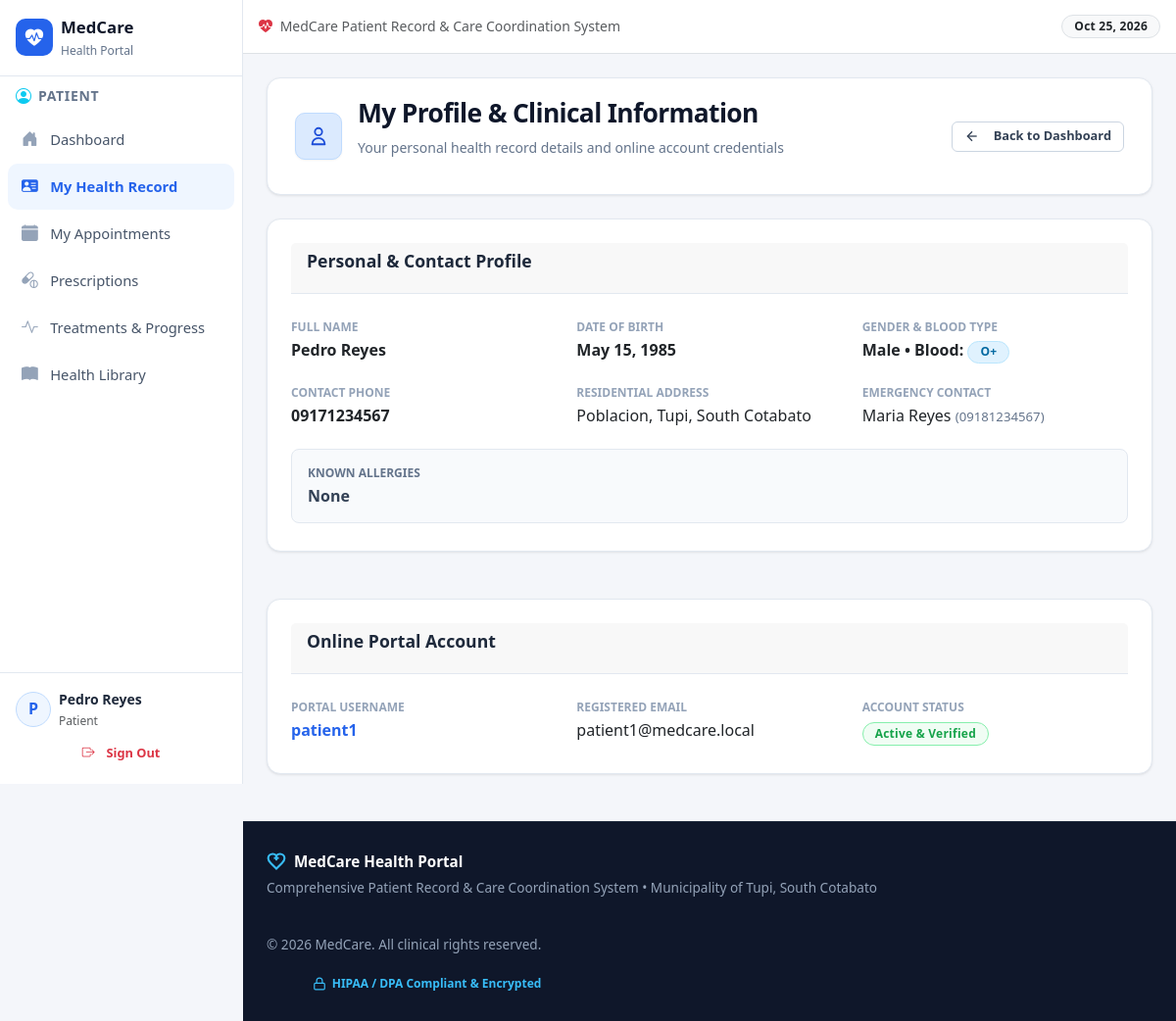
The app's page /pages/patient/my_info.php (signed in) with its own data.
### tables this page shows
CREATE TABLE IF NOT EXISTS `patients` (
  `patient_id` int NOT NULL AUTO_INCREMENT,
  `user_id` int DEFAULT NULL,
  `first_name` varchar(50) NOT NULL,
  `last_name` varchar(50) NOT NULL,
  `date_of_birth` date DEFAULT NULL,
  `gender` enum('male','female','other') DEFAULT NULL,
  `contact_number` varchar(20) DEFAULT NULL,
  `address` text,
  `emergency_contact_name` varchar(100) DEFAULT NULL,
  `emergency_contact_number` varchar(20) DEFAULT NULL,
  `blood_type` varchar(5) DEFAULT NULL,
  `allergies` text,
  `created_at` timestamp NULL DEFAULT CURRENT_TIMESTAMP,
  `updated_at` timestamp NULL DEFAULT CURRENT_TIMESTAMP ON UPDATE CURRENT_TIMESTAMP,
  PRIMARY KEY (`patient_id`),
  UNIQUE KEY `user_id` (`user_id`),
  KEY `idx_name` (`last_name`,`first_name`)
);

CREATE TABLE IF NOT EXISTS `users` (
  `user_id` int NOT NULL AUTO_INCREMENT,
  `username` varchar(50) NOT NULL,
  `password` varchar(255) NOT NULL,
  `role` enum('doctor','staff','patient') NOT NULL,
  `email` varchar(100) DEFAULT NULL,
  `full_name` varchar(100) NOT NULL,
  `is_active` tinyint(1) DEFAULT '1',
  `created_at` timestamp NULL DEFAULT CURRENT_TIMESTAMP,
  `updated_at` timestamp NULL DEFAULT CURRENT_TIMESTAMP ON UPDATE CURRENT_TIMESTAMP,
  PRIMARY KEY (`user_id`),
  UNIQUE KEY `username` (`username`),
  KEY `idx_role` (`role`),
  KEY `idx_username` (`username`)
);

### pages/patient/my_info.php (the view, shortened to what this page needs)
<?php
require_once __DIR__ . '/../../includes/header.php';
$database = new Database();
$conn = $database->getConnection();
$user_id = $_SESSION['user_id'];
$query = "SELECT patient_id FROM patients WHERE user_id = ?";
$stmt = $conn->prepare($query);
$stmt->execute([$user_id]);
$patient = $stmt->fetch();
$patient_id = $patient['patient_id'];
$query = "SELECT p.*, u.email, u.username FROM patients p LEFT JOIN users u ON p.user_id = u.user_id WHERE p.patient_id = ?";
$stmt = $conn->prepare($query);
$stmt->execute([$patient_id]);
$patient_info = $stmt->fetch();
?>
<div class="page-container">
    <div class="page-header">
        <div class="page-header-content">
            <div class="page-title-group">
                <div class="page-title-icon patient">
                    <svg xmlns="http://www.w3.org/2000/svg" width="22" height="22" fill="none" viewBox="0 0 24 24" stroke="currentColor" stroke-width="2">
                        <path stroke-linecap="round" stroke-linejoin="round" d="M16 7a4 4 0 11-8 0 4 4 0 018 0zM12 14a7 7 0 00-7 7h14a7 7 0 00-7-7z" />
                    </svg>
                </div>
                <div>
                    <h1 class="page-title">My Profile & Clinical Information</h1>
                    <p class="page-subtitle">Your personal health record details and online account credentials</p>
                </div>
            </div>
            <div class="page-header-actions">
                <a href="<?php echo BASE_URL; ?>/pages/patient/dashboard.php" class="btn btn-outline btn-sm">
                    <svg viewBox="0 0 24 24" width="16" height="16" fill="none" stroke="currentColor" stroke-width="2" style="margin-right:6px;vertical-align:-3px"><line x1="19" y1="12" x2="5" y2="12"></line><polyline points="12 19 5 12 12 5"></polyline></svg>
                    Back to Dashboard
                </a>
            </div>
        </div>
    </div>
    <div class="card">
        <div class="card-header">
            <h3>Personal & Contact Profile</h3>
        </div>
        <div class="card-body">
            <div style="display:grid; grid-template-columns:repeat(auto-fit, minmax(220px, 1fr)); gap:1.25rem;">
                <div>
                    <div style="font-size:0.75rem; text-transform:uppercase; font-weight:700; color:var(--slate-400);">Full Name</div>
                    <div style="font-weight:600; font-size:1rem; margin-top:2px;"><?php echo htmlspecialchars($patient_info['first_name'] . ' ' . $patient_info['last_name']); ?></div>
                </div>
                <div>
                    <div style="font-size:0.75rem; text-transform:uppercase; font-weight:700; color:var(--slate-400);">Date of Birth</div>
                    <div style="font-weight:600; margin-top:2px;">
                        <?php echo $patient_info['date_of_birth'] ? date('M d, Y', strtotime($patient_info['date_of_birth'])) : 'N/A'; ?>
                    </div>
                </div>
                <div>
                    <div style="font-size:0.75rem; text-transform:uppercase; font-weight:700; color:var(--slate-400);">Gender & Blood Type</div>
                    <div style="font-weight:600; margin-top:2px;"><?php echo ucfirst($patient_info['gender'] ?? ''); ?> • Blood: <span class="badge badge-info"><?php echo htmlspecialchars($patient_info['blood_type'] ?? 'N/A'); ?></span></div>
                </div>
                <div>
                    <div style="font-size:0.75rem; text-transform:uppercase; font-weight:700; color:var(--slate-400);">Contact Phone</div>
                    <div style="font-weight:600; margin-top:2px;"><?php echo htmlspecialchars($patient_info['contact_number'] ?? ''); ?></div>
                </div>
                <div>
                    <div style="font-size:0.75rem; text-transform:uppercase; font-weight:700; color:var(--slate-400);">Residential Address</div>
                    <div style="font-weight:500; margin-top:2px;"><?php echo htmlspecialchars($patient_info['address'] ?? 'Not provided'); ?></div>
                </div>
                <div>
                    <div style="font-size:0.75rem; text-transform:uppercase; font-weight:700; color:var(--slate-400);">Emergency Contact</div>
                    <div style="font-weight:500; margin-top:2px;">
                        <?php echo htmlspecialchars($patient_info['emergency_contact_name'] ?? 'N/A'); ?>
                        <?php if (!empty($patient_info['emergency_contact_number'])): ?>
                            <span style="color:var(--slate-500); font-size:0.825rem;">(<?php echo htmlspecialchars($patient_info['emergency_contact_number'] ?? ''); ?>)</span>
                        <?php endif; ?>
                    </div>
                </div>
                <div style="grid-column: 1 / -1; background:var(--slate-50); padding:0.85rem 1rem; border-radius:8px; border:1px solid var(--slate-200);">
                    <div style="font-size:0.75rem; text-transform:uppercase; font-weight:700; color:var(--slate-500);">Known Allergies</div>
                    <div style="font-weight:600; color:<?php echo !empty($patient_info['allergies']) && strtolower($patient_info['allergies']) !== 'none' ? 'var(--danger)' : 'var(--slate-700)'; ?>; margin-top:2px;">
                        <?php echo htmlspecialchars($patient_info['allergies'] ?? 'None Reported'); ?>
                    </div>
                </div>
            </div>
        </div>
    </div>
    <div class="card">
        <div class="card-header">
            <h3>Online Portal Account</h3>
        </div>
        <div class="card-body">
            <div style="display:grid; grid-template-columns:repeat(auto-fit, minmax(220px, 1fr)); gap:1.25rem;">
                <div>
                    <div style="font-size:0.75rem; text-transform:uppercase; font-weight:700; color:var(--slate-400);">Portal Username</div>
                    <div style="font-weight:600; font-size:1rem; margin-top:2px; color:var(--primary);"><?php echo htmlspecialchars($_SESSION['username'] ?? ($patient_info['username'] ?? 'N/A')); ?></div>
                </div>
                <div>
                    <div style="font-size:0.75rem; text-transform:uppercase; font-weight:700; color:var(--slate-400);">Registered Email</div>
                    <div style="font-weight:500; margin-top:2px;"><?php echo htmlspecialchars($patient_info['email'] ?? $_SESSION['email'] ?? 'Not provided'); ?></div>
                </div>
                <div>
                    <div style="font-size:0.75rem; text-transform:uppercase; font-weight:700; color:var(--slate-400);">Account Status</div>
                    <div style="margin-top:4px;"><span class="badge badge-success">Active & Verified</span></div>
                </div>
            </div>
        </div>
    </div>
</div>
<?php require_once __DIR__ . '/../../includes/footer.php'; ?>

### records on screen
patients: first_name+last_name "Pedro Reyes", date_of_birth "May 15, 1985", gender "Male", blood_type "O+", contact_number "09171234567", address "Poblacion, Tupi, South Cotabato", emergency_contact_name "Maria Reyes", emergency_contact_number "09181234567", allergies "None", user.email "patient1@medcare.local"

### other values on screen
$user_initials "P"
$user_name "Pedro Reyes"
$user_role "Patient"
$_SESSION['username'] "patient1"
